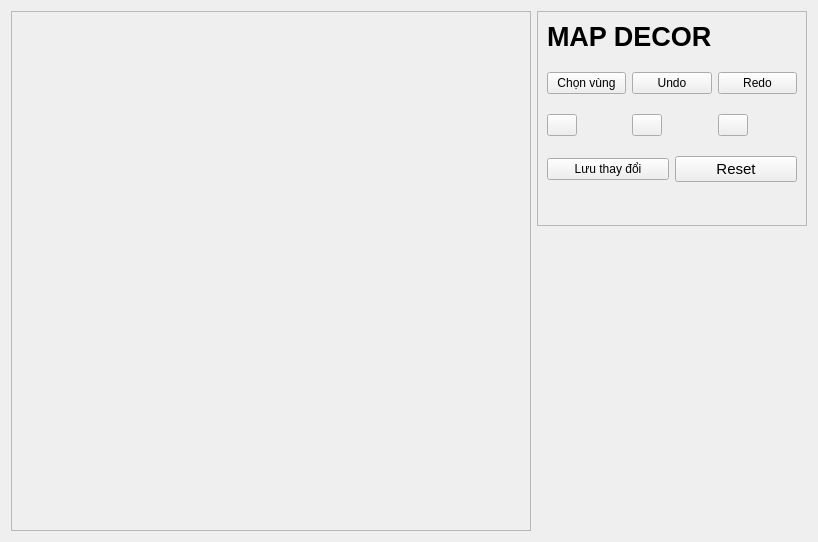
         <widget class="QWidget" name="mapPg">
          <layout class="QGridLayout" name="gridLayout_4">
           <item row="0" column="0">
            <widget class="QFrame" name="map5Frame">
             <property name="frameShape">
              <enum>QFrame::StyledPanel</enum>
             </property>
             <property name="frameShadow">
              <enum>QFrame::Raised</enum>
             </property>
             <layout class="QVBoxLayout" name="verticalLayout_15">
              <item>
               <widget class="QWidget" name="map5Wid" native="true">
                <property name="minimumSize">
                 <size>
                  <width>500</width>
                  <height>500</height>
                 </size>
                </property>
               </widget>
              </item>
             </layout>
            </widget>
           </item>
           <item row="0" column="1" alignment="Qt::AlignTop">
            <widget class="QFrame" name="changeMapFrame">
             <property name="maximumSize">
              <size>
               <width>270</width>
               <height>300</height>
              </size>
             </property>
             <property name="frameShape">
              <enum>QFrame::StyledPanel</enum>
             </property>
             <property name="frameShadow">
              <enum>QFrame::Raised</enum>
             </property>
             <layout class="QGridLayout" name="gridLayout_5">
              <property name="verticalSpacing">
               <number>20</number>
              </property>
              <item row="2" column="1" colspan="2">
               <widget class="QPushButton" name="circleBtn">
                <property name="maximumSize">
                 <size>
                  <width>30</width>
                  <height>30</height>
                 </size>
                </property>
                <property name="text">
                 <string/>
                </property>
                <property name="icon">
                 <iconset resource="../resources.qrc">
                  <normaloff>:/white_icons/icons/white_/circle.svg</normaloff>:/white_icons/icons/white_/circle.svg</iconset>
                </property>
               </widget>
              </item>
              <item row="3" column="2" colspan="2">
               <widget class="QPushButton" name="clearChangeBtn">
                <property name="font">
                 <font>
                  <pointsize>11</pointsize>
                 </font>
                </property>
                <property name="text">
                 <string>Reset</string>
                </property>
                <property name="icon">
                 <iconset resource="../resources.qrc">
                  <normaloff>:/white_icons/icons/white_/refresh-ccw.svg</normaloff>:/white_icons/icons/white_/refresh-ccw.svg</iconset>
                </property>
               </widget>
              </item>
              <item row="1" column="0">
               <widget class="QPushButton" name="selectRegionBtn">
                <property name="text">
                 <string>Chọn vùng</string>
                </property>
               </widget>
              </item>
              <item row="1" column="3">
               <widget class="QPushButton" name="redoBtn">
                <property name="text">
                 <string>Redo</string>
                </property>
               </widget>
              </item>
              <item row="2" column="3">
               <widget class="QPushButton" name="pointBtn">
                <property name="maximumSize">
                 <size>
                  <width>30</width>
                  <height>30</height>
                 </size>
                </property>
                <property name="text">
                 <string/>
                </property>
                <property name="icon">
                 <iconset resource="../resources.qrc">
                  <normaloff>:/white_icons/icons/white_/flag.svg</normaloff>:/white_icons/icons/white_/flag.svg</iconset>
                </property>
               </widget>
              </item>
              <item row="0" column="0" colspan="3">
               <widget class="QLabel" name="mapDecor">
                <property name="maximumSize">
                 <size>
                  <width>1677215</width>
                  <height>16777215</height>
                 </size>
                </property>
                <property name="font">
                 <font>
                  <pointsize>20</pointsize>
                  <weight>75</weight>
                  <bold>true</bold>
                 </font>
                </property>
                <property name="text">
                 <string>MAP DECOR</string>
                </property>
               </widget>
              </item>
              <item row="2" column="0">
               <widget class="QPushButton" name="squareBtn">
                <property name="maximumSize">
                 <size>
                  <width>30</width>
                  <height>30</height>
                 </size>
                </property>
                <property name="text">
                 <string/>
                </property>
                <property name="icon">
                 <iconset resource="../resources.qrc">
                  <normaloff>:/white_icons/icons/white_/square.svg</normaloff>:/white_icons/icons/white_/square.svg</iconset>
                </property>
               </widget>
              </item>
              <item row="4" column="0">
               <widget class="QLabel" name="mapStatus">
                <property name="text">
                 <string/>
                </property>
               </widget>
              </item>
              <item row="3" column="0" colspan="2">
               <widget class="QPushButton" name="saveChangeBtn">
                <property name="text">
                 <string>Lưu thay đổi</string>
                </property>
                <property name="icon">
                 <iconset resource="../resources.qrc">
                  <normaloff>:/white_icons/icons/white_/save.svg</normaloff>:/white_icons/icons/white_/save.svg</iconset>
                </property>
               </widget>
              </item>
              <item row="1" column="1" colspan="2">
               <widget class="QPushButton" name="undoBtn">
                <property name="text">
                 <string>Undo</string>
                </property>
               </widget>
              </item>
             </layout>
            </widget>
           </item>
          </layout>
         </widget>
